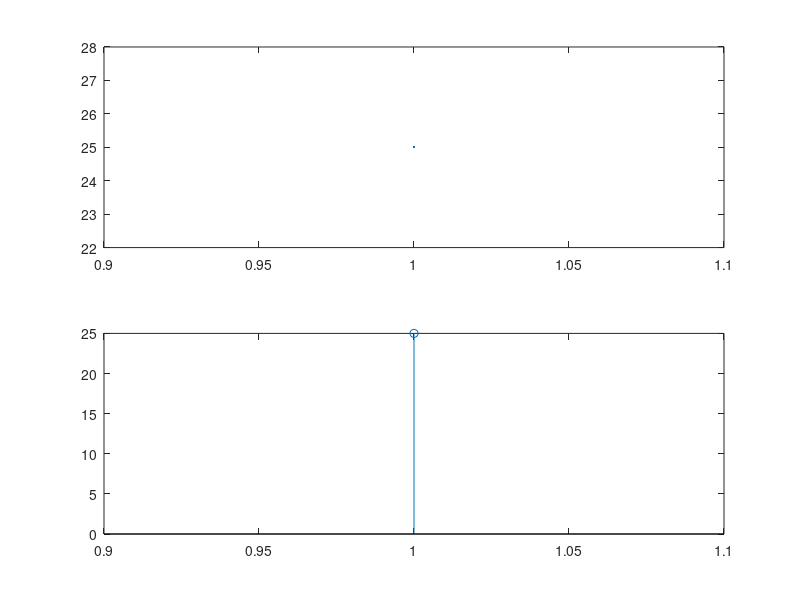

Recreate this plot in MATLAB.
x=input('Enter sequence x');
h=input('Enter sequence h');
l=length(x);
m=length(h);
N=m+l-1;
for n = 0:N-1
    y(n+1)=0;
    for k = 0:l-1
        if((n-k)>=0 && (n-k)<=m-1)
            y(n+1)=y(n+1) + x(k+1)*h(n-k+1);
        end
    end
end
k=1:N;
subplot(2,1,1);
plot(k,abs(y(k)));
subplot(2,1,2);
stem(k,abs(y(k)));
disp(y);
